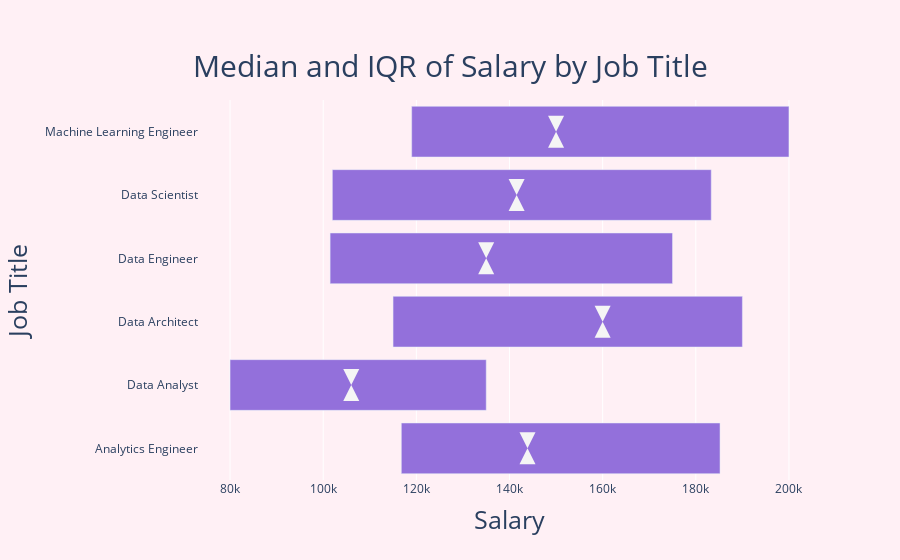

Here is the notebook cell this chart was saved with:
### Markdown cell above
# Salary Ranges

### Code cell
topjobs_salaries = df[['job_title','salary_in_usd']][df['job_title'].isin(top_jobs.index)]

#ASked Chat GPT to do this
median_values = topjobs_salaries.groupby('job_title')['salary_in_usd'].median()
lower_q = topjobs_salaries.groupby('job_title')['salary_in_usd'].quantile(0.25)
upper_q = topjobs_salaries.groupby('job_title')['salary_in_usd'].quantile(0.75)
job_titles = median_values.index

fig8 = go.Figure()

# Add horizontal bar trace with error bars
fig8.add_trace(go.Bar(
    y=job_titles,
    x=upper_q - lower_q,
    name='IQR',
    orientation='h',
    marker_color='mediumpurple',
    base=lower_q,
    hoverinfo='x',
    showlegend=False
))

# Add median line as a scatter trace
fig8.add_trace(go.Scatter(
    y=job_titles,
    x=median_values,
    name='Median',
    mode='markers',
    marker=dict(symbol='arrow-down', color='whitesmoke', size=16),
))
fig8.add_trace(go.Scatter(
    y=job_titles,
    x=median_values,
    name='Median',
    mode='markers',
    marker=dict(symbol='arrow-up', color='whitesmoke', size=16),
))

fig8.update_layout(
    title={
        'text': 'Median and IQR of Salary by Job Title',
        'y':0.9,
        'x':0.5,
        'font': {'size': 30},
        'xanchor': 'center',
        'yanchor': 'top'},
    xaxis_title=dict(text='Salary', font=dict(size=25)),
    yaxis_title=dict(text='Job Title', font=dict(size=25)),
    plot_bgcolor='lavenderblush',
    paper_bgcolor='lavenderblush',
    showlegend=False
)

fig8.show()

### Figure 1 — Plotly figure (JSON) as saved in the notebook; plotly's stock layout.template omitted (floating-point values rounded to 4 significant figures)
{"data": [{"base": [116775, 80000, 115000, 101500.0, 102000.0, 119000], "hoverinfo": "x", "marker": {"color": "mediumpurple"}, "name": "IQR", "orientation": "h", "showlegend": false, "type": "bar", "x": [68425, 55000, 75000, 73520.0, 81340.0, 81000], "y": ["Analytics Engineer", "Data Analyst", "Data Architect", "Data Engineer", "Data Scientist", "Machine Learning Engineer"]}, {"marker": {"color": "whitesmoke", "size": 16, "symbol": "arrow-down"}, "mode": "markers", "name": "Median", "type": "scatter", "x": [143860, 106020, 160000, 135000, 141525, 150000], "y": ["Analytics Engineer", "Data Analyst", "Data Architect", "Data Engineer", "Data Scientist", "Machine Learning Engineer"]}, {"marker": {"color": "whitesmoke", "size": 16, "symbol": "arrow-up"}, "mode": "markers", "name": "Median", "type": "scatter", "x": [143860, 106020, 160000, 135000, 141525, 150000], "y": ["Analytics Engineer", "Data Analyst", "Data Architect", "Data Engineer", "Data Scientist", "Machine Learning Engineer"]}], "layout": {"paper_bgcolor": "lavenderblush", "plot_bgcolor": "lavenderblush", "showlegend": false, "title": {"font": {"size": 30}, "text": "Median and IQR of Salary by Job Title", "x": 0.5, "xanchor": "center", "y": 0.9, "yanchor": "top"}, "xaxis": {"title": {"font": {"size": 25}, "text": "Salary"}}, "yaxis": {"title": {"font": {"size": 25}, "text": "Job Title"}}}}
